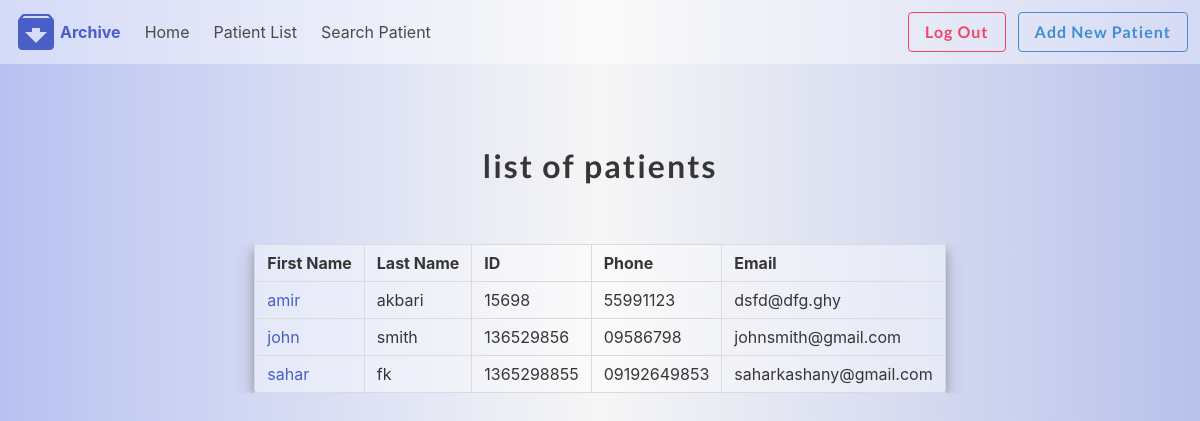
The app's page /patient/ (signed in), older data.
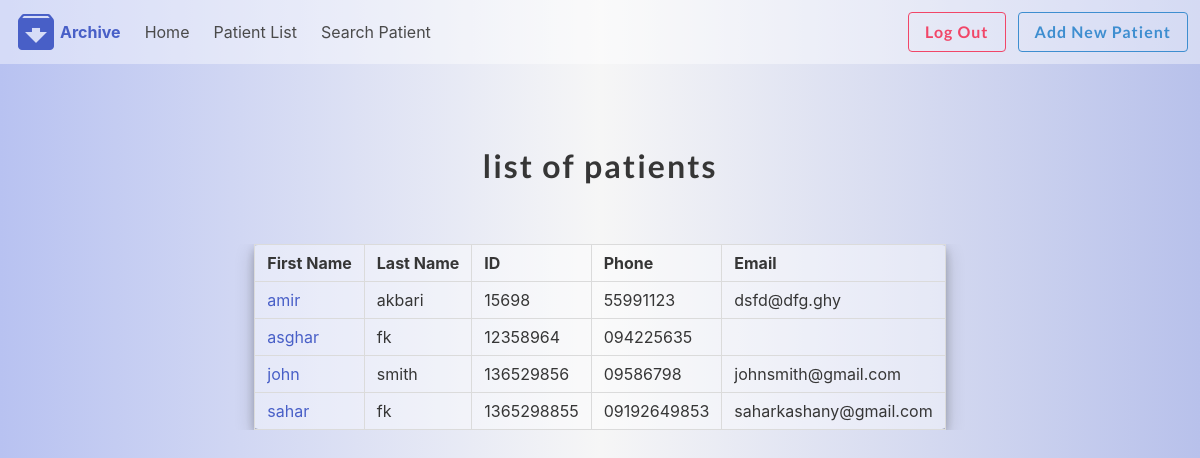
The same page, newer data.
### patienthistory/models.py (models this page shows, shortened)
class Patient(models.Model):
    drId = models.ForeignKey(User, on_delete=models.CASCADE, default=1)
    first_name = models.CharField(max_length=50, null=True, blank=True)
    last_name = models.CharField(max_length=50, null=True, blank=True)
    picture = models.ImageField(upload_to=user_directory_path, blank=True, null=True, verbose_name='Picture')
    phone = models.CharField(max_length=50, null=True, blank=True)
    about = models.TextField(max_length=300, null=True, blank=True)
    email = models.CharField(max_length=50, null=True, blank=True)
    Id_card_number = models.CharField(max_length=50, null=True, blank=True)
    location = models.CharField(max_length=50, null=True, blank=True)
    illness = models.CharField(max_length=50, null=True, blank=True)

### patienthistory/views.py (the view)
# urls.py: path('', views.patientList, name='patientList'),
@login_required
def patientList(request):
    user = request.user.id
    allProfiles = Patient.objects.filter(drId=user).order_by('first_name')
    context = {'allProfiles': allProfiles}
    return render(request, 'patienthistory/patientlist.html', context)

### patienthistory/templates/patienthistory/patientlist.html
{% extends 'patienthistory/base.html' %}
{% block content %}
    <section class="section">
        <div class="container">
            <div class="columns is-mobile is-centered">
                <div class="column">
                    <br>
                    <div class="column">
                        <h1 class="title" style="text-align: center">
                            list of patients
                        </h1>
                    </div>
                    <section class="section">
                        <div class="container">
                            <div class="table-container">
                                <table class="table table is-bordered"
                                       style="border-radius:2%; margin-left: auto;margin-right: auto; box-shadow: 0 4px 8px 0 rgba(0, 0, 0, 0.2), 0 6px 20px 0 rgba(0, 0, 0, 0.19); background: rgba(255,255,255,0.4);">
                                    <thead>
                                    <tr>
                                        <th>First Name</th>
                                        <th>Last Name</th>
                                        <th>ID</th>
                                        <th>Phone</th>
                                        <th>Email</th>
                                    </tr>
                                    </thead>
                                    <tbody>
                                    {% for Profile in allProfiles %}
                                        <tr>
                                            <td><a href="{% url 'patientHist' Profile.id %}">
                                                {{ Profile.first_name }}</a></td>
                                            <td>{{ Profile.last_name }}</td>
                                            <td>{{ Profile.Id_card_number }}</td>
                                            <td>{{ Profile.phone }}</td>
                                            <td>{{ Profile.email }}</td>
                                        </tr>
                                    {% endfor %}
                                    </tbody>
                                </table>
                            </div>
                        </div>
                    </section>
                </div>
            </div>
        </div>
    </section>
{% endblock %}

### patienthistory/templates/patienthistory/base.html (shortened to what this page needs)
{% load static %}
<html>
<head>
    <link rel="stylesheet" href="https://cdn.jsdelivr.net/npm/bulma@0.9.3/css/bulma.min.css">
    <link rel="stylesheet" type="text/css" href="{% static 'patienthistory/style.css' %}">
</head>
{% if request.resolver_match.url_name == 'home' %}
    <body>
{% else %}
    <body style="background: rgb(184,194,241);
background: linear-gradient(90deg, rgba(184,194,241,1) 0%, rgba(246,246,246,0.9808298319327731) 50%, rgba(184,193,235,1) 100%);">
{% endif %}
<div style="min-height: 100%; margin-bottom: -100px;">
    <nav class="navbar " style="background: rgba(255,255,255,0.4);">
        <div class="navbar-brand">
            <a class="navbar-item" href="{% url 'home' %}">
                <i class="material-icons" style="font-size:48px;">archive</i><b>Archive</b>
            </a>
        </div>
        <div id="navMenubd-example" class="navbar-menu">
            <div class="navbar-start">
                <div class="navbar-start">
                    <a class="navbar-item" href="{% url 'home' %}">
                        Home
                    </a>
                    <a class="navbar-item" href="{% url 'patientList' %}">
                        Patient List
                    </a>
                    <a class="navbar-item" href="{% url 'searchPatientByName' %}">
                        Search Patient
                    </a>
                </div>
            </div>
            <div class="navbar-end">
                <div class="navbar-item">
                    <div class="field is-grouped">
                        <p class="control">
                            <a href="{% url 'logout' %}" class="bd-tw-button button is-danger is-outlined">
                                <strong>Log Out</strong>
                            </a>
                        </p>
                        <p class="control ">
                            <a href="{% url 'addPatient' %}" class="button is-info is-outlined">
                                <strong>Add New Patient</strong>
                            </a>
                        </p>
                    </div>
                </div>
            </div>
        </div>
    </nav>
    {% block content %}{% endblock %}
</div>
    </body>
</html>

### patienthistory/static/patienthistory/style.css (style rules this page uses)
body { margin: 0; }
h1 { font-family: 'Lato', sans-serif; font-weight: 300; letter-spacing: 2px; font-size: 48px; }
p { font-family: 'Lato', sans-serif; letter-spacing: 1px; font-size: 14px; color: #333333; }

Row changes from the older to the newer data that the page shows:
added Patient: first_name "asghar", last_name "fk", Id_card_number "12358964", phone "094225635"
